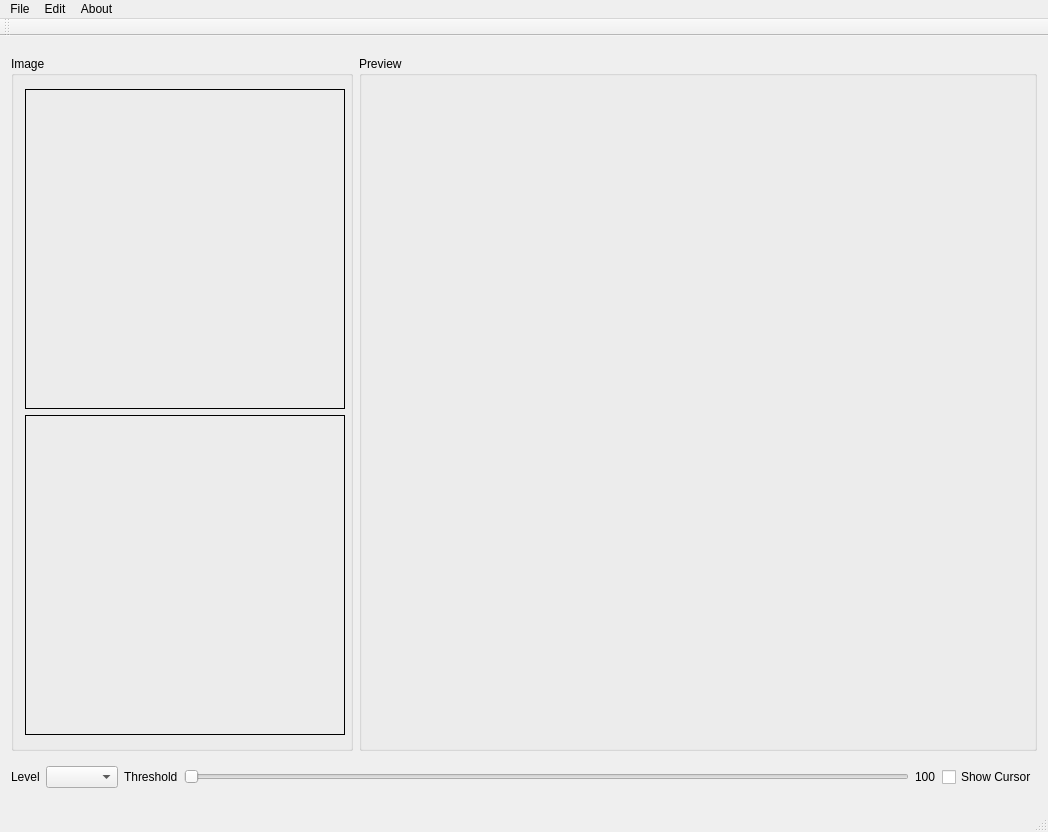
<?xml version="1.0" encoding="UTF-8"?>
<ui version="4.0">
 <class>MainWindow</class>
 <widget class="QMainWindow" name="MainWindow">
  <property name="geometry">
   <rect>
    <x>0</x>
    <y>0</y>
    <width>1048</width>
    <height>832</height>
   </rect>
  </property>
  <property name="sizePolicy">
   <sizepolicy hsizetype="Fixed" vsizetype="Fixed">
    <horstretch>0</horstretch>
    <verstretch>0</verstretch>
   </sizepolicy>
  </property>
  <property name="minimumSize">
   <size>
    <width>1048</width>
    <height>832</height>
   </size>
  </property>
  <property name="maximumSize">
   <size>
    <width>1048</width>
    <height>832</height>
   </size>
  </property>
  <property name="windowTitle">
   <string>MainWindow</string>
  </property>
  <widget class="QWidget" name="centralWidget">
   <layout class="QVBoxLayout" name="verticalLayout_3">
    <item>
     <layout class="QHBoxLayout" name="horizontalLayout_2">
      <item>
       <widget class="QGroupBox" name="groupBox">
        <property name="sizePolicy">
         <sizepolicy hsizetype="Fixed" vsizetype="Minimum">
          <horstretch>0</horstretch>
          <verstretch>0</verstretch>
         </sizepolicy>
        </property>
        <property name="minimumSize">
         <size>
          <width>300</width>
          <height>0</height>
         </size>
        </property>
        <property name="title">
         <string>Image</string>
        </property>
        <layout class="QVBoxLayout" name="verticalLayout_2">
         <item>
          <layout class="QVBoxLayout" name="verticalLayout">
           <item>
            <widget class="QLabel" name="img_gray">
             <property name="sizePolicy">
              <sizepolicy hsizetype="Preferred" vsizetype="Preferred">
               <horstretch>0</horstretch>
               <verstretch>0</verstretch>
              </sizepolicy>
             </property>
             <property name="minimumSize">
              <size>
               <width>320</width>
               <height>320</height>
              </size>
             </property>
             <property name="maximumSize">
              <size>
               <width>320</width>
               <height>320</height>
              </size>
             </property>
             <property name="frameShape">
              <enum>QFrame::Box</enum>
             </property>
             <property name="text">
              <string/>
             </property>
            </widget>
           </item>
           <item>
            <widget class="QLabel" name="img_binary">
             <property name="sizePolicy">
              <sizepolicy hsizetype="Preferred" vsizetype="Preferred">
               <horstretch>0</horstretch>
               <verstretch>0</verstretch>
              </sizepolicy>
             </property>
             <property name="minimumSize">
              <size>
               <width>320</width>
               <height>320</height>
              </size>
             </property>
             <property name="maximumSize">
              <size>
               <width>320</width>
               <height>320</height>
              </size>
             </property>
             <property name="frameShape">
              <enum>QFrame::Box</enum>
             </property>
             <property name="text">
              <string/>
             </property>
            </widget>
           </item>
          </layout>
         </item>
        </layout>
       </widget>
      </item>
      <item>
       <widget class="QGroupBox" name="groupBox_2">
        <property name="sizePolicy">
         <sizepolicy hsizetype="Fixed" vsizetype="Fixed">
          <horstretch>0</horstretch>
          <verstretch>0</verstretch>
         </sizepolicy>
        </property>
        <property name="title">
         <string>Preview</string>
        </property>
        <layout class="QHBoxLayout" name="horizontalLayout_9">
         <item>
          <widget class="GLWidget" name="glwidget" native="true">
           <property name="sizePolicy">
            <sizepolicy hsizetype="Fixed" vsizetype="Fixed">
             <horstretch>0</horstretch>
             <verstretch>0</verstretch>
            </sizepolicy>
           </property>
           <property name="minimumSize">
            <size>
             <width>650</width>
             <height>650</height>
            </size>
           </property>
           <property name="maximumSize">
            <size>
             <width>650</width>
             <height>650</height>
            </size>
           </property>
          </widget>
         </item>
        </layout>
       </widget>
      </item>
     </layout>
    </item>
    <item>
     <layout class="QHBoxLayout" name="horizontalLayout">
      <item>
       <widget class="QLabel" name="label_3">
        <property name="sizePolicy">
         <sizepolicy hsizetype="Preferred" vsizetype="Maximum">
          <horstretch>0</horstretch>
          <verstretch>0</verstretch>
         </sizepolicy>
        </property>
        <property name="text">
         <string>Level</string>
        </property>
       </widget>
      </item>
      <item>
       <widget class="QComboBox" name="combo_frame"/>
      </item>
      <item>
       <widget class="QLabel" name="label_6">
        <property name="text">
         <string>Threshold</string>
        </property>
       </widget>
      </item>
      <item>
       <widget class="QSlider" name="slider_threshold">
        <property name="orientation">
         <enum>Qt::Horizontal</enum>
        </property>
       </widget>
      </item>
      <item>
       <widget class="QLabel" name="label_threshold">
        <property name="text">
         <string>100</string>
        </property>
       </widget>
      </item>
      <item>
       <widget class="QCheckBox" name="checkBox">
        <property name="text">
         <string>Show Cursor</string>
        </property>
       </widget>
      </item>
     </layout>
    </item>
    <item>
     <layout class="QHBoxLayout" name="horizontalLayout_6"/>
    </item>
   </layout>
  </widget>
  <widget class="QMenuBar" name="menuBar">
   <property name="geometry">
    <rect>
     <x>0</x>
     <y>0</y>
     <width>1048</width>
     <height>22</height>
    </rect>
   </property>
   <widget class="QMenu" name="menuFile">
    <property name="title">
     <string>File</string>
    </property>
    <addaction name="actionOpen_Volume"/>
    <addaction name="actionSave_Volume"/>
    <addaction name="actionSave_Mesh"/>
    <addaction name="separator"/>
    <addaction name="actionExit"/>
   </widget>
   <widget class="QMenu" name="menuAbout">
    <property name="title">
     <string>About</string>
    </property>
   </widget>
   <widget class="QMenu" name="menuEdit">
    <property name="title">
     <string>Edit</string>
    </property>
    <widget class="QMenu" name="menu2D_Process">
     <property name="title">
      <string>2D Process</string>
     </property>
     <addaction name="actionErode2D"/>
     <addaction name="actionDilate2D"/>
     <addaction name="actionOpen2D"/>
     <addaction name="actionClose2D"/>
     <addaction name="actionClean2D"/>
     <addaction name="separator"/>
     <addaction name="actionSet_Range"/>
     <addaction name="separator"/>
     <addaction name="actionErode_All"/>
     <addaction name="actionDilate_All"/>
     <addaction name="actionClean_all"/>
    </widget>
    <widget class="QMenu" name="menu3D_Process">
     <property name="title">
      <string>3D Process</string>
     </property>
     <addaction name="actionErode3D"/>
     <addaction name="actionDilate3D"/>
     <addaction name="actionOpen3D"/>
     <addaction name="actionClose3D"/>
     <addaction name="separator"/>
     <addaction name="actionSimplification"/>
     <addaction name="actionSmooth3D"/>
    </widget>
    <addaction name="actionUndo"/>
    <addaction name="separator"/>
    <addaction name="menu2D_Process"/>
    <addaction name="menu3D_Process"/>
    <addaction name="actionGenerate"/>
    <addaction name="separator"/>
    <addaction name="actionReset"/>
   </widget>
   <addaction name="menuFile"/>
   <addaction name="menuEdit"/>
   <addaction name="menuAbout"/>
  </widget>
  <widget class="QToolBar" name="mainToolBar">
   <attribute name="toolBarArea">
    <enum>TopToolBarArea</enum>
   </attribute>
   <attribute name="toolBarBreak">
    <bool>false</bool>
   </attribute>
  </widget>
  <widget class="QStatusBar" name="statusBar"/>
  <action name="actionOpen_Volume">
   <property name="text">
    <string>Open Volume</string>
   </property>
  </action>
  <action name="actionSave_Volume">
   <property name="text">
    <string>Save Volume</string>
   </property>
  </action>
  <action name="actionSave_Mesh">
   <property name="text">
    <string>Save Mesh</string>
   </property>
  </action>
  <action name="actionErode2D">
   <property name="text">
    <string>Erode</string>
   </property>
  </action>
  <action name="actionDilate2D">
   <property name="text">
    <string>Dilate</string>
   </property>
  </action>
  <action name="actionErode3D">
   <property name="text">
    <string>Erode</string>
   </property>
  </action>
  <action name="actionDilate3D">
   <property name="text">
    <string>Dilate</string>
   </property>
  </action>
  <action name="actionSmooth3D">
   <property name="text">
    <string>Smooth</string>
   </property>
  </action>
  <action name="actionReset">
   <property name="text">
    <string>Reset</string>
   </property>
  </action>
  <action name="actionExit">
   <property name="text">
    <string>Exit</string>
   </property>
  </action>
  <action name="actionGenerate">
   <property name="text">
    <string>Generate</string>
   </property>
  </action>
  <action name="actionClean2D">
   <property name="text">
    <string>Clean</string>
   </property>
  </action>
  <action name="actionOpen2D">
   <property name="text">
    <string>Open</string>
   </property>
  </action>
  <action name="actionClose2D">
   <property name="text">
    <string>Close</string>
   </property>
  </action>
  <action name="actionOpen3D">
   <property name="text">
    <string>Open</string>
   </property>
  </action>
  <action name="actionClose3D">
   <property name="text">
    <string>Close</string>
   </property>
  </action>
  <action name="actionErode_All">
   <property name="text">
    <string>Erode All</string>
   </property>
  </action>
  <action name="actionDilate_All">
   <property name="text">
    <string>Dilate All</string>
   </property>
  </action>
  <action name="actionSet_Range">
   <property name="text">
    <string>Set Range</string>
   </property>
  </action>
  <action name="actionClean_all">
   <property name="text">
    <string>Clean all</string>
   </property>
  </action>
  <action name="actionUndo">
   <property name="text">
    <string>Undo</string>
   </property>
  </action>
  <action name="actionSimplification">
   <property name="text">
    <string>Simplification</string>
   </property>
  </action>
 </widget>
 <layoutdefault spacing="6" margin="11"/>
 <customwidgets>
  <customwidget>
   <class>GLWidget</class>
   <extends>QWidget</extends>
   <header>glwidget.h</header>
   <container>1</container>
  </customwidget>
 </customwidgets>
 <resources/>
 <connections/>
</ui>
